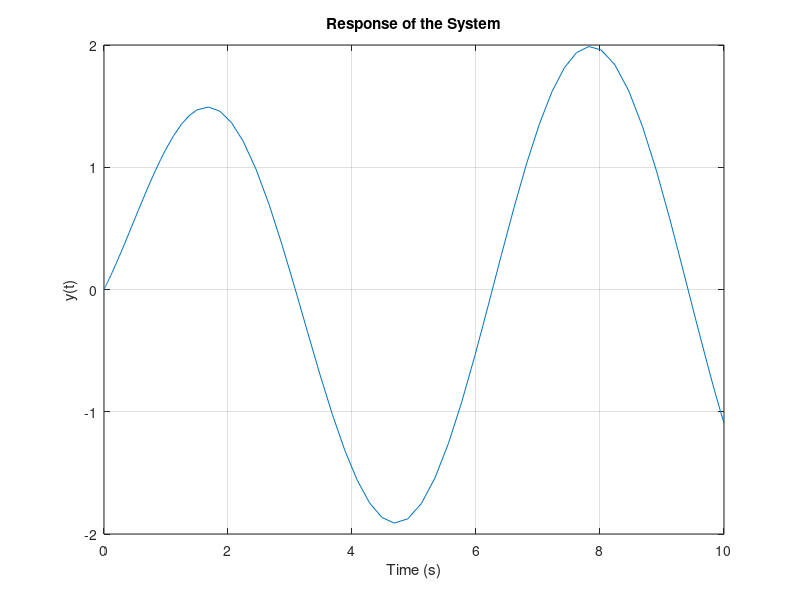

Write MATLAB code to recreate this figure.
function state_space_represent()
    % Parámetros del sistema
    A = [0 1; -1 -1];
    B = [1; 0];
    C = [1 0];
    D = 0;

    % Condiciones iniciales
    x0 = [0; 0];

    % Tiempo de simulación
    tspan = [0 10];

    % Solucionar la ecuación diferencial
    [t, x] = ode45(@(t, x) system_dynamics(t, x, A, B), tspan, x0);

    % Obtener la salida y
    y = C*x' + D;

    % Graficar
    figure;
    plot(t, y);
    xlabel('Time (s)');
    ylabel('y(t)');
    title('Response of the System');
    grid on;
end

function dx = system_dynamics(t, x, A, B)
    u = sin(t);       % u(t) = sen(t)
    du_dt = cos(t);   % Derivada de u(t)

    dx = A*x + B*u + B*du_dt; % Usando la entrada y su derivada
end
